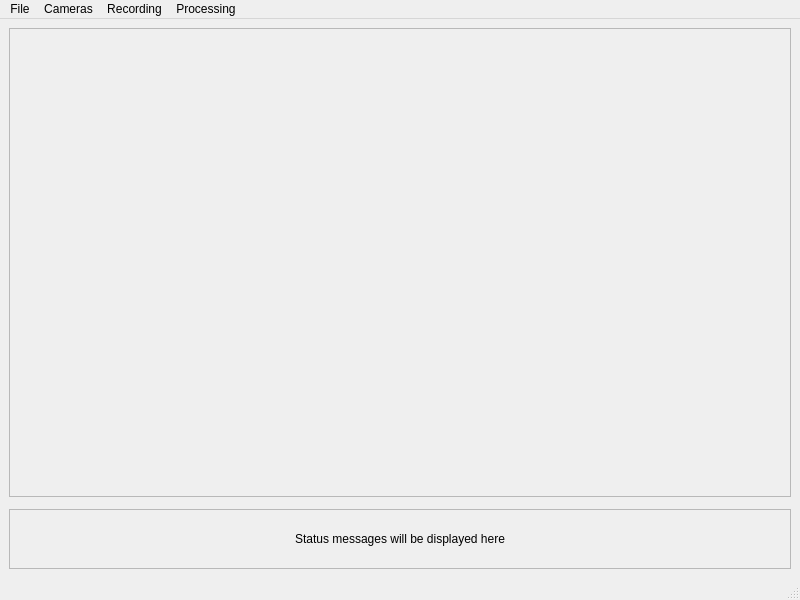
<?xml version="1.0" encoding="UTF-8"?>
<ui version="4.0">
 <class>WelfareRecorder</class>
 <widget class="QMainWindow" name="WelfareRecorder">
  <property name="geometry">
   <rect>
    <x>0</x>
    <y>0</y>
    <width>800</width>
    <height>600</height>
   </rect>
  </property>
  <property name="windowTitle">
   <string>Welfar3Recorder</string>
  </property>
  <property name="dockOptions">
   <set>QMainWindow::AllowNestedDocks|QMainWindow::AllowTabbedDocks|QMainWindow::AnimatedDocks</set>
  </property>
  <property name="unifiedTitleAndToolBarOnMac">
   <bool>false</bool>
  </property>
  <widget class="QWidget" name="centralwidget">
   <layout class="QVBoxLayout" name="verticalLayout">
    <item>
     <widget class="QFrame" name="frm_dock_window">
      <property name="frameShape">
       <enum>QFrame::StyledPanel</enum>
      </property>
      <property name="frameShadow">
       <enum>QFrame::Raised</enum>
      </property>
     </widget>
    </item>
    <item>
     <widget class="QFrame" name="frm_recordings">
      <property name="sizePolicy">
       <sizepolicy hsizetype="Preferred" vsizetype="Maximum">
        <horstretch>0</horstretch>
        <verstretch>0</verstretch>
       </sizepolicy>
      </property>
      <property name="frameShape">
       <enum>QFrame::NoFrame</enum>
      </property>
      <property name="frameShadow">
       <enum>QFrame::Raised</enum>
      </property>
      <layout class="QVBoxLayout" name="verticalLayout_3">
       <property name="spacing">
        <number>2</number>
       </property>
       <property name="leftMargin">
        <number>0</number>
       </property>
       <property name="topMargin">
        <number>0</number>
       </property>
       <property name="rightMargin">
        <number>0</number>
       </property>
       <property name="bottomMargin">
        <number>0</number>
       </property>
      </layout>
     </widget>
    </item>
    <item>
     <widget class="QFrame" name="frm_footer">
      <property name="sizePolicy">
       <sizepolicy hsizetype="Preferred" vsizetype="Fixed">
        <horstretch>0</horstretch>
        <verstretch>0</verstretch>
       </sizepolicy>
      </property>
      <property name="minimumSize">
       <size>
        <width>0</width>
        <height>60</height>
       </size>
      </property>
      <property name="maximumSize">
       <size>
        <width>16777215</width>
        <height>60</height>
       </size>
      </property>
      <property name="styleSheet">
       <string notr="true"/>
      </property>
      <property name="frameShape">
       <enum>QFrame::StyledPanel</enum>
      </property>
      <property name="frameShadow">
       <enum>QFrame::Raised</enum>
      </property>
      <layout class="QHBoxLayout" name="horizontalLayout_4">
       <property name="topMargin">
        <number>9</number>
       </property>
       <property name="rightMargin">
        <number>9</number>
       </property>
       <item>
        <widget class="QLabel" name="lbl_message">
         <property name="sizePolicy">
          <sizepolicy hsizetype="Preferred" vsizetype="MinimumExpanding">
           <horstretch>0</horstretch>
           <verstretch>0</verstretch>
          </sizepolicy>
         </property>
         <property name="text">
          <string>Status messages will be displayed here</string>
         </property>
         <property name="textFormat">
          <enum>Qt::MarkdownText</enum>
         </property>
         <property name="alignment">
          <set>Qt::AlignCenter</set>
         </property>
        </widget>
       </item>
      </layout>
     </widget>
    </item>
   </layout>
  </widget>
  <widget class="QMenuBar" name="menubar">
   <property name="geometry">
    <rect>
     <x>0</x>
     <y>0</y>
     <width>800</width>
     <height>22</height>
    </rect>
   </property>
   <widget class="QMenu" name="menuFile">
    <property name="title">
     <string>File</string>
    </property>
    <addaction name="action_load_project"/>
    <addaction name="action_save_project"/>
    <addaction name="action_save_project_as"/>
   </widget>
   <widget class="QMenu" name="menuRecording">
    <property name="title">
     <string>Recording</string>
    </property>
    <addaction name="action_add_camera_group"/>
    <addaction name="action_configure_camera_groups"/>
   </widget>
   <widget class="QMenu" name="menuCameras">
    <property name="title">
     <string>Cameras</string>
    </property>
    <addaction name="action_add_camera"/>
    <addaction name="action_configure_cameras"/>
   </widget>
   <widget class="QMenu" name="menuProcessing">
    <property name="title">
     <string>Processing</string>
    </property>
    <addaction name="action_configure_pipelines"/>
   </widget>
   <addaction name="menuFile"/>
   <addaction name="menuCameras"/>
   <addaction name="menuRecording"/>
   <addaction name="menuProcessing"/>
  </widget>
  <widget class="QStatusBar" name="statusbar"/>
  <action name="action_configure_recordings">
   <property name="text">
    <string>Configure Recording</string>
   </property>
  </action>
  <action name="action_configure_pipelines">
   <property name="text">
    <string>Configure Processing Pipeline</string>
   </property>
  </action>
  <action name="action_load_project">
   <property name="text">
    <string>Load Project...</string>
   </property>
  </action>
  <action name="action_save_project">
   <property name="text">
    <string>Save Project</string>
   </property>
  </action>
  <action name="action_save_project_as">
   <property name="text">
    <string>Save Project As...</string>
   </property>
  </action>
  <action name="action_add_camera">
   <property name="text">
    <string>Add Camera</string>
   </property>
  </action>
  <action name="action_configure_cameras">
   <property name="text">
    <string>Configure Cameras</string>
   </property>
  </action>
  <action name="action_add_camera_group">
   <property name="text">
    <string>Add Camera Group</string>
   </property>
  </action>
  <action name="action_configure_camera_groups">
   <property name="text">
    <string>Configure Camera Groups</string>
   </property>
  </action>
 </widget>
 <resources/>
 <connections/>
</ui>
